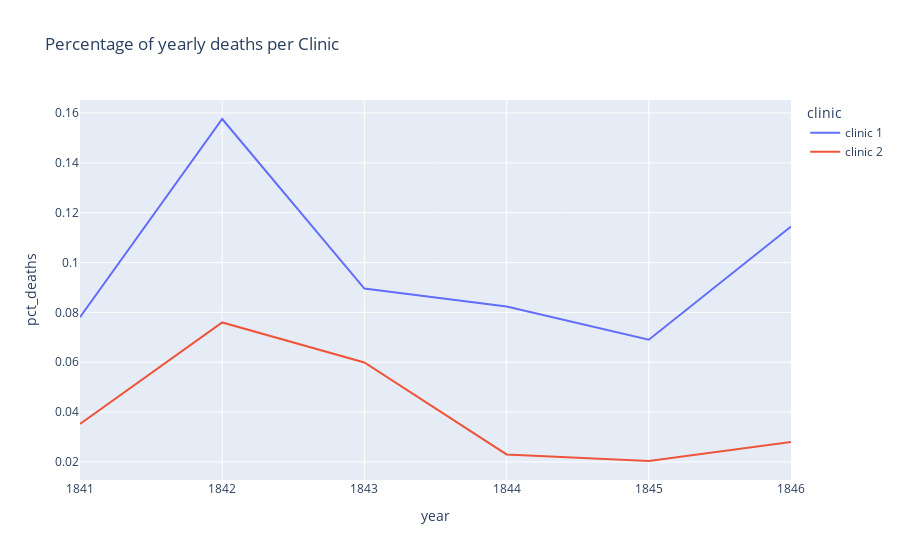

The code cell stored with this chart in its notebook:
### Markdown cell above
### Plotting the Proportion of Yearly Deaths by Clinic

### Code cell
line = px.line(df_yearly, 
                      x='year', 
                      y='pct_deaths', 
                      color='clinic',
                      title='Percentage of yearly deaths per Clinic')

line.show()

### Figure 1 — Plotly figure (JSON) as saved in the notebook; plotly's stock layout.template omitted (floating-point values rounded to 4 significant figures)
{"data": [{"hovertemplate": "clinic=clinic 1<br>year=%{x}<br>pct_deaths=%{y}<extra></extra>", "legendgroup": "clinic 1", "line": {"color": "#636efa", "dash": "solid"}, "marker": {"symbol": "circle"}, "mode": "lines", "name": "clinic 1", "orientation": "v", "showlegend": true, "type": "scatter", "x": [1841, 1842, 1843, 1844, 1845, 1846], "xaxis": "x", "y": [0.07806, 0.1576, 0.08954, 0.08236, 0.06901, 0.1145], "yaxis": "y"}, {"hovertemplate": "clinic=clinic 2<br>year=%{x}<br>pct_deaths=%{y}<extra></extra>", "legendgroup": "clinic 2", "line": {"color": "#EF553B", "dash": "solid"}, "marker": {"symbol": "circle"}, "mode": "lines", "name": "clinic 2", "orientation": "v", "showlegend": true, "type": "scatter", "x": [1841, 1842, 1843, 1844, 1845, 1846], "xaxis": "x", "y": [0.03522, 0.07597, 0.05988, 0.023, 0.02036, 0.02797], "yaxis": "y"}], "layout": {"legend": {"title": {"text": "clinic"}, "tracegroupgap": 0}, "title": {"text": "Percentage of yearly deaths per Clinic"}, "xaxis": {"anchor": "y", "domain": [0, 1], "title": {"text": "year"}}, "yaxis": {"anchor": "x", "domain": [0, 1], "title": {"text": "pct_deaths"}}}}
